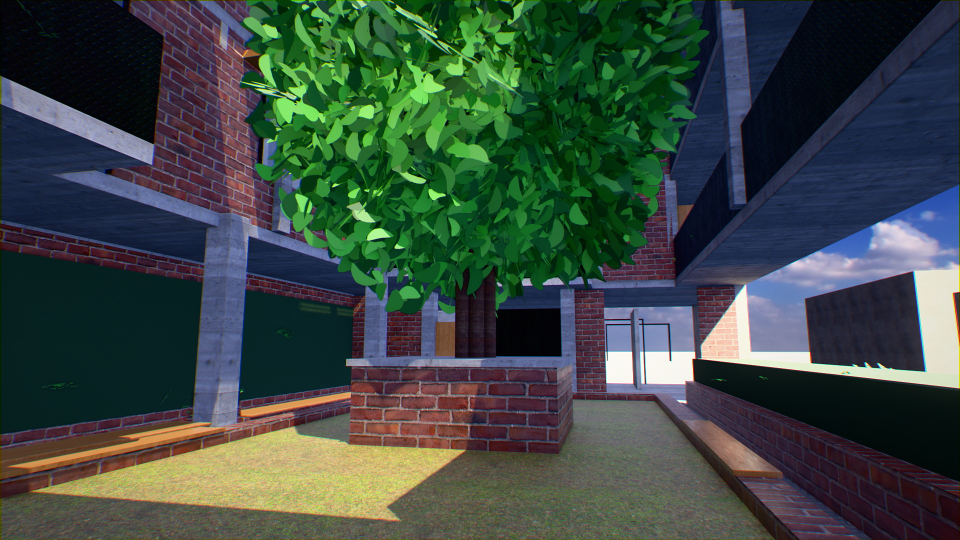
#> input picture render/delivery/01_Courtyard_Garden_16x9.jpg, 1920 x 1080 px (shown at 1/2 size); its folder holds 8 pictures in this run
$ python make_board.py
#> lines starting #> are read from the running program, lines starting #| are printed output that depends on the picture
"""
make_board.py -- A1 presentation board compositing the finished renders with the
key drawings. A single shareable image for social and for client presentation.

  python make_board.py
"""
import glob
import os
from PIL import Image, ImageDraw, ImageFont

HERE = os.path.dirname(os.path.abspath(__file__))
PROJ = os.path.normpath(os.path.join(HERE, ".."))
DEL = os.path.join(PROJ, "render", "delivery")
DRW = os.path.join(PROJ, "docs", "drawings")
OUT = os.path.join(PROJ, "docs", "presentation")
os.makedirs(OUT, exist_ok=True)

DPI = 150
MM = DPI / 25.4
SW, SH = int(841 * MM), int(594 * MM)

F_R = "C:/Windows/Fonts/arial.ttf"
F_B = "C:/Windows/Fonts/arialbd.ttf"
NAVY = (31, 58, 95)
ACCENT = (201, 123, 74)
GREY = (105, 105, 110)


def f(path, mm):
#> in load, returned value is the input picture: PIL image 1920x1080 RGB; mean R, G, B 59, 73, 65.6
    return ImageFont.truetype(path, int(mm * MM))


def fit(img, w, h):
    """Cover-fit an image into a w x h box, centre-cropped."""
#> called with w = 1152, h = 648
    iw, ih = img.size
#> iw = 1920; ih = 1080
    s = max(w / iw, h / ih)
#> s = 0.6
    nw, nh = int(iw * s + 0.5), int(ih * s + 0.5)
#> nw = 1152; nh = 648
    img = img.resize((nw, nh), Image.LANCZOS)
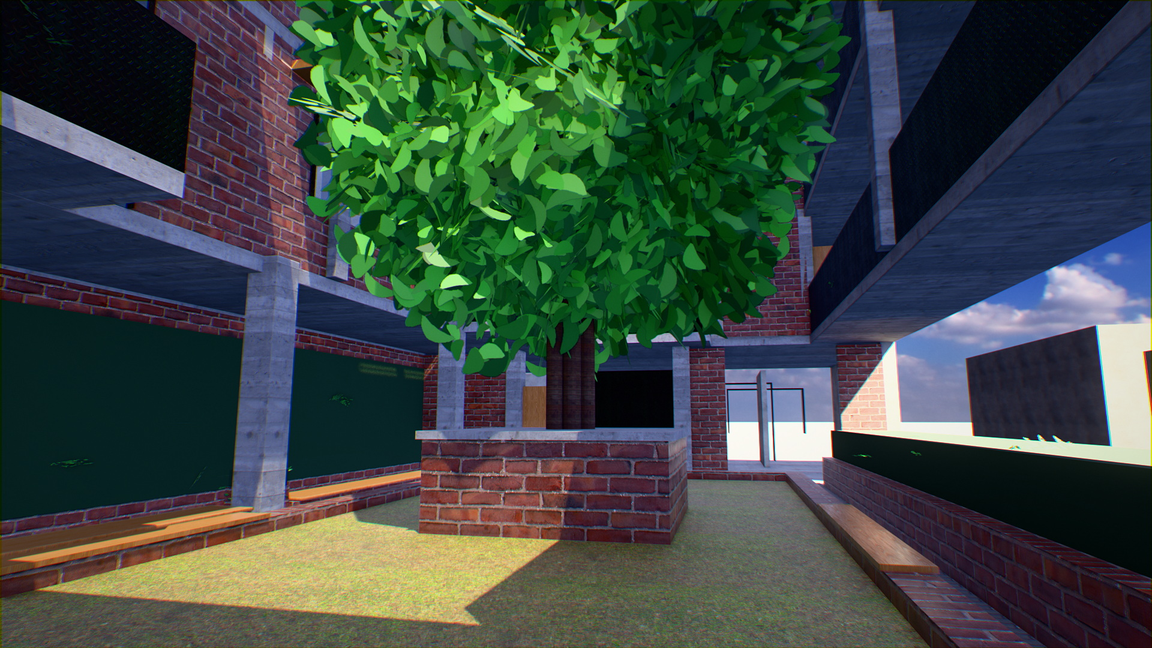
#> img: PIL image 1152x648 RGB; mean R, G, B 59.1, 73, 65.7
    x = (nw - w) // 2
#> x = 0
    y = (nh - h) // 2
#> y = 0
    return img.crop((x, y, x + w, y + h))


def contain(img, w, h):
    iw, ih = img.size
    s = min(w / iw, h / ih)
    img = img.resize((int(iw * s), int(ih * s)), Image.LANCZOS)
    out = Image.new("RGB", (w, h), (255, 255, 255))
    out.paste(img, ((w - img.size[0]) // 2, (h - img.size[1]) // 2))
    return out


def load(name):
    p = os.path.join(DEL, name)
    return Image.open(p).convert("RGB") if os.path.exists(p) else None


def main():
    board = Image.new("RGB", (SW, SH), (250, 250, 251))
    d = ImageDraw.Draw(board)

    m = 18 * MM
    d.rectangle([m, m, SW - m, SH - m], outline=(210, 210, 214), width=int(0.4 * MM))

    # ---- header --------------------------------------------------------
    d.rectangle([m, m, SW - m, m + 34 * MM], fill=NAVY)
    d.text((m + 10 * MM, m + 6 * MM), "COURTYARD APARTMENTS",
           font=f(F_B, 13), fill=(255, 255, 255))
    d.text((m + 10 * MM, m + 21 * MM),
           "15.24 x 30.48 m  (50 x 100 ft) plot  ·  Nairobi, Kenya  ·  "
           "GF + L1–L4, 13 homes, 9 basement bays",
           font=f(F_R, 5), fill=(214, 224, 238))
    d.text((SW - m - 10 * MM, m + 8 * MM), "ARCHITECTURAL PRESENTATION",
           font=f(F_B, 7), fill=ACCENT, anchor="ra")
    d.text((SW - m - 10 * MM, m + 19 * MM),
           "Issue P01  ·  October 2026  ·  renders: Blender EEVEE Next, CC0 HDRI + PBR",
           font=f(F_R, 4), fill=(200, 212, 228), anchor="ra")

    # ---- render grid ---------------------------------------------------
    top = m + 40 * MM
    gw = (SW - 2 * m - 4 * 6 * MM) / 4.0
    gh = gw * 9 / 16
    shots = ["01_Courtyard_Garden_16x9.jpg", "03_Street_Facade_16x9.jpg",
             "06_Roof_Pergola_Sunset_16x9.jpg", "07_Twilight_Street_16x9.jpg",
             "02_Courtyard_Void_Aerial_16x9.jpg", "04_LivingRoom_L3_16x9.jpg",
             "05_L3_Gallery_Overlook_16x9.jpg", "08_Aerial_Hero_16x9.jpg"]
    labels = ["COURTYARD GARDEN", "STREET ELEVATION — GOLDEN HOUR",
              "ROOF PERGOLA AT SUNSET", "BLUE HOUR",
              "COURTYARD VOID FROM ABOVE", "L3 LIVING ROOM",
              "L3 GALLERY OVERLOOK", "AERIAL THREE-QUARTER"]
    for i, (s, lab) in enumerate(zip(shots, labels)):
        r, c = divmod(i, 4)
        x = m + c * (gw + 6 * MM)
        y = top + r * (gh + 14 * MM)
        im = load(s)
        if im is None:
            continue
        board.paste(fit(im, int(gw), int(gh)), (int(x), int(y)))
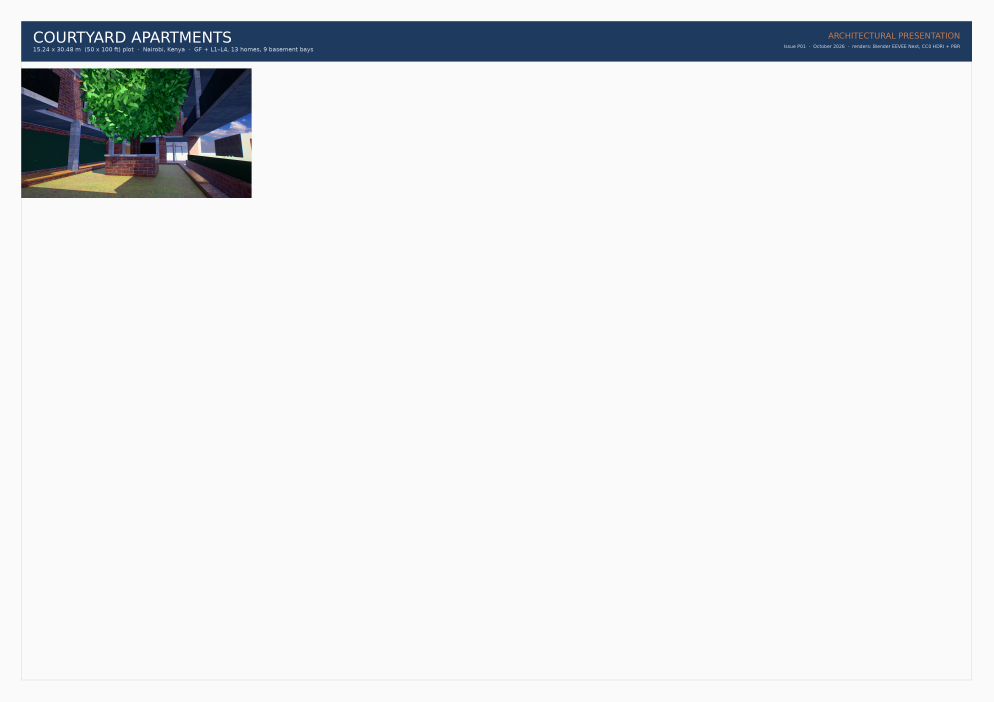
#> board: PIL image 4966x3507 RGB (shown at 1/5 size); mean R, G, B 230.1, 232.1, 234.7
        d.rectangle([x, y, x + gw, y + gh], outline=(255, 255, 255), width=int(0.5 * MM))
        d.text((x, y + gh + 1.6 * MM), lab, font=f(F_B, 3.4), fill=NAVY)
#> pass 2 of the loop in main, `for i, (s, lab) in enumerate(zip(shots, labels)):`:
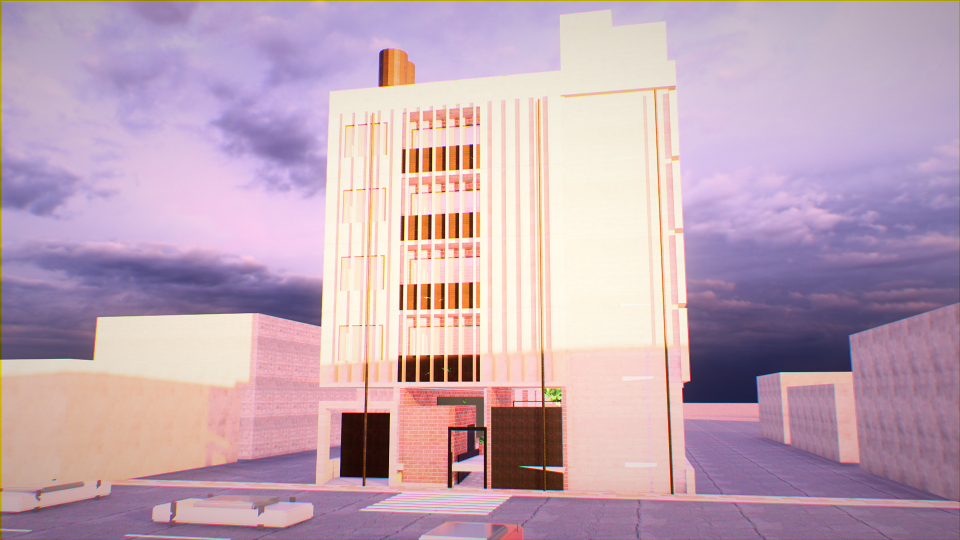
#> input picture render/delivery/03_Street_Facade_16x9.jpg, 1920 x 1080 px (shown at 1/2 size)
#> in load, returned value is the input picture: PIL image 1920x1080 RGB; mean R, G, B 192.8, 165.4, 181.1
#> in fit (call 2), `img = img.resize((nw, nh), Image.LANCZOS)`:
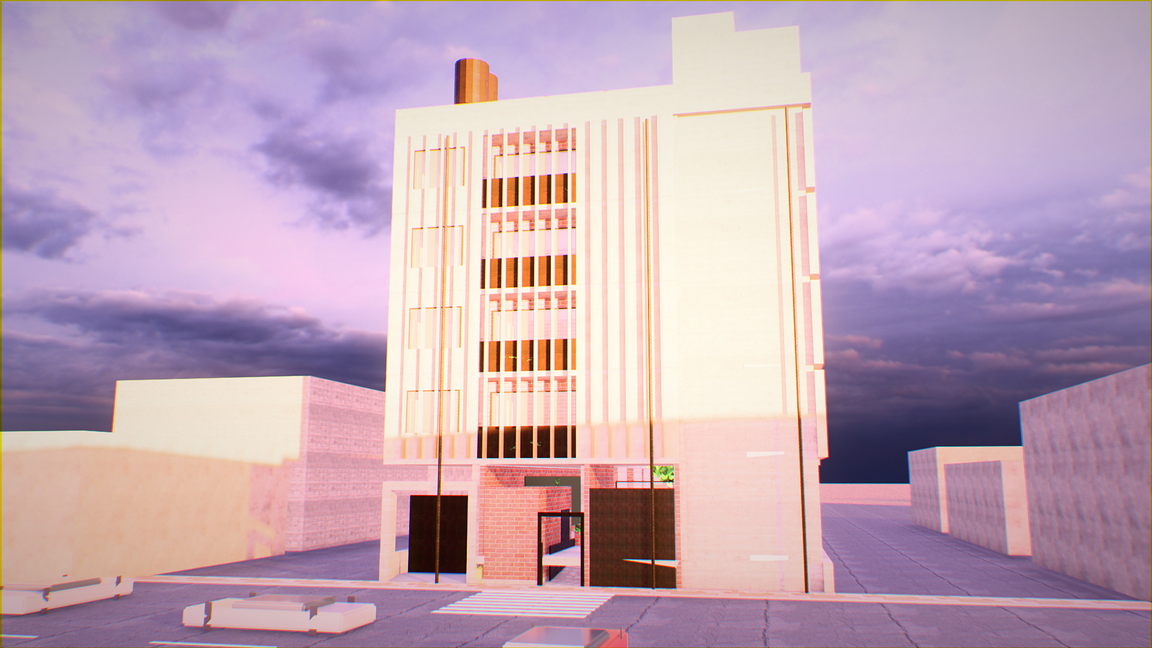
#> img: PIL image 1152x648 RGB; mean R, G, B 192.8, 165.4, 181.1
#> in main, `board.paste(fit(im, int(gw), int(gh)), (int(x), int(y)))`:
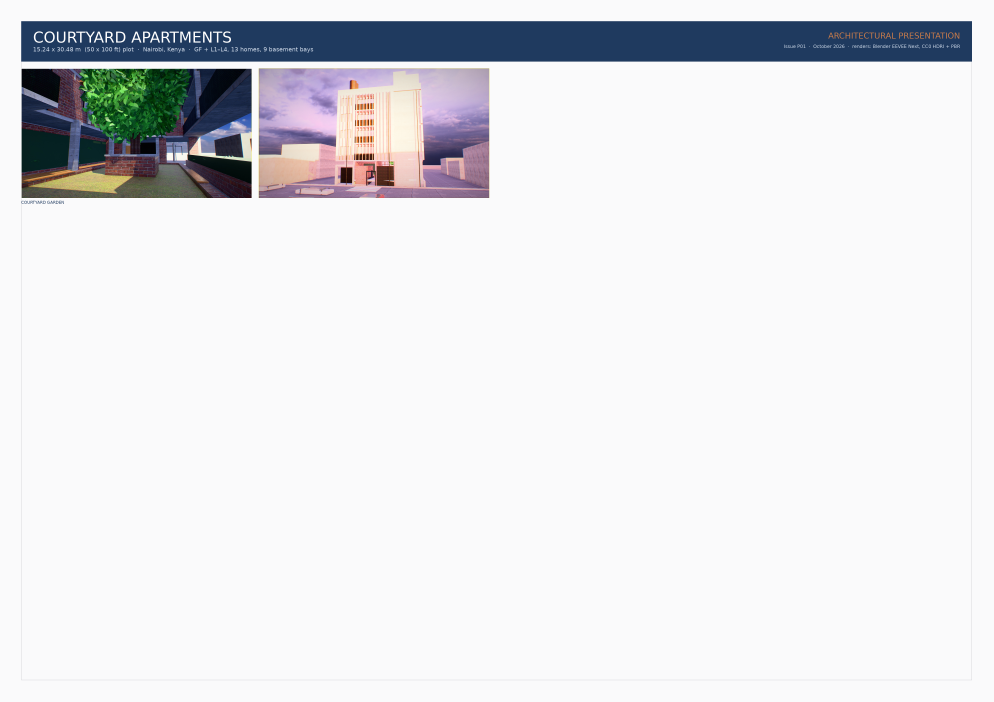
#> board: PIL image 4966x3507 RGB (shown at 1/5 size); mean R, G, B 227.7, 228.5, 231.7
#> pass 3 of the loop in main, `for i, (s, lab) in enumerate(zip(shots, labels)):`:
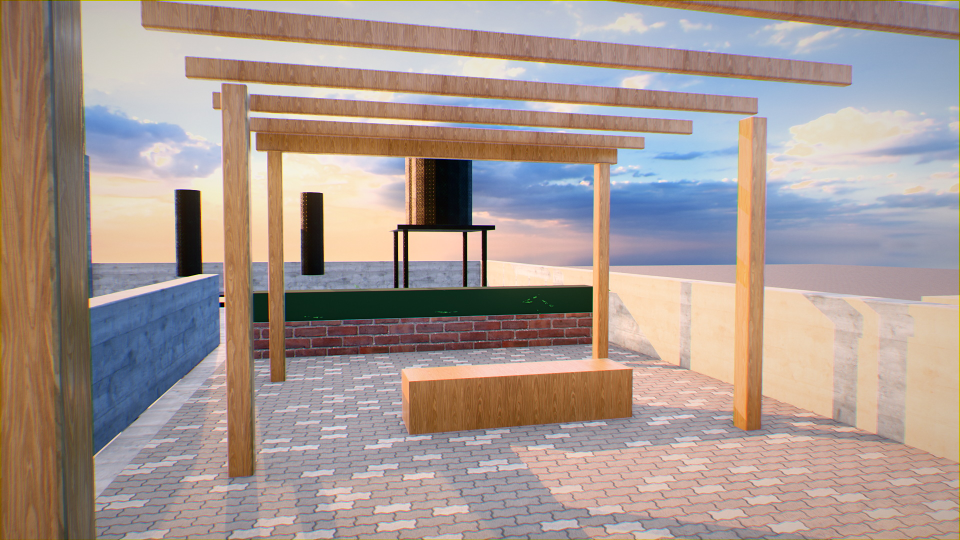
#> input picture render/delivery/06_Roof_Pergola_Sunset_16x9.jpg, 1920 x 1080 px (shown at 1/2 size)
#> in load, returned value is the input picture: PIL image 1920x1080 RGB; mean R, G, B 167.2, 151.4, 145
#> in fit (call 3), `img = img.resize((nw, nh), Image.LANCZOS)`:
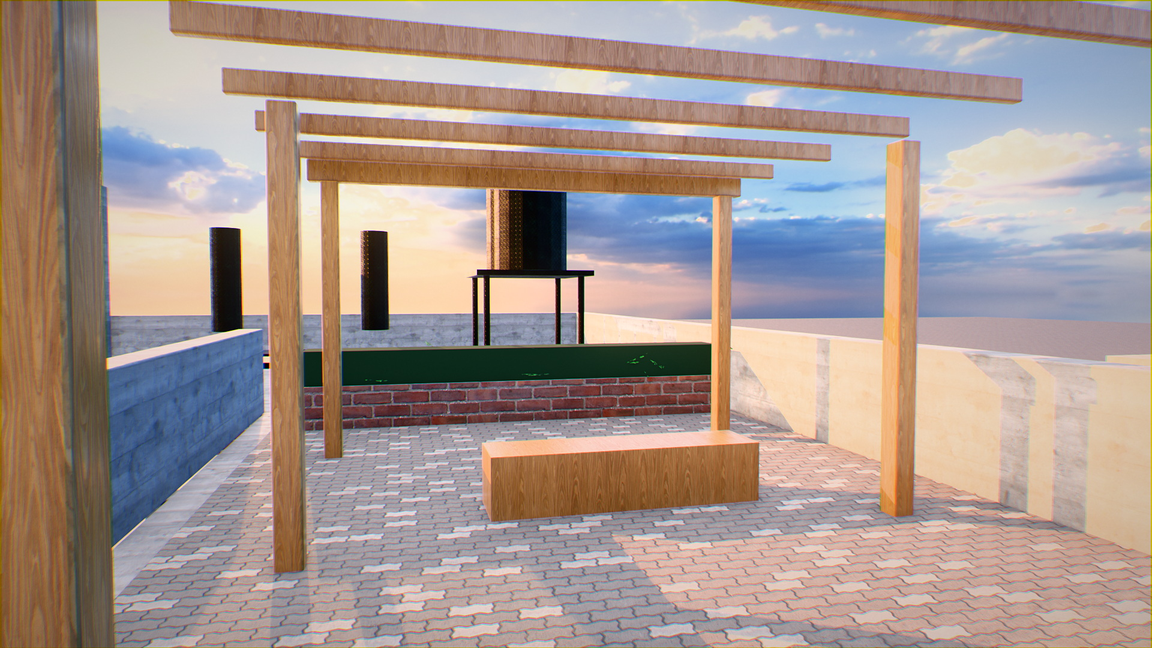
#> img: PIL image 1152x648 RGB; mean R, G, B 167.2, 151.4, 145
#> in main, `board.paste(fit(im, int(gw), int(gh)), (int(x), int(y)))`:
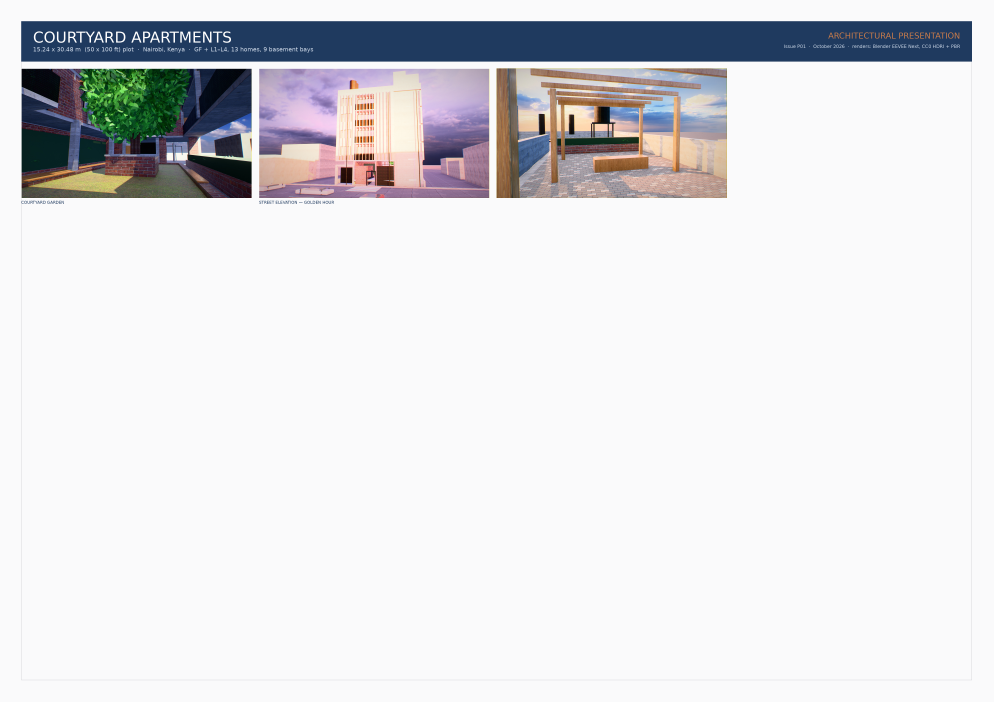
#> board: PIL image 4966x3507 RGB (shown at 1/5 size); mean R, G, B 224.1, 224.3, 227.2
#> the loop made 8 passes; the first 3 are shown
    bottom_of_grid = top + 2 * (gh + 14 * MM)
#> bottom_of_grid = 1804.9

    # ---- drawings strip ------------------------------------------------
    dy = bottom_of_grid + 4 * MM
#> dy = 1828.5
    dh = SH - m - 12 * MM - dy
#> dh = 1501.3
    if dh > 40 * MM:
        dw = dh * 1.414
#> dw = 2122.8
        for i, (sheet, lab) in enumerate([
                ("S03.png", "GROUND FLOOR PLAN"),
                ("S04.png", "TYPICAL UPPER FLOOR PLAN"),
                ("S06.png", "SECTIONS A-A / B-B")]):
            p = os.path.join(DRW, sheet)
            if not os.path.exists(p):
                continue
            x = m + i * (dw + 6 * MM)
            if x + dw > SW - m - 92 * MM:
                break
            board.paste(contain(Image.open(p).convert("RGB"), int(dw), int(dh)),
                        (int(x), int(dy)))
            d.rectangle([x, dy, x + dw, dy + dh], outline=(205, 205, 210),
                        width=int(0.3 * MM))
            d.text((x, dy + dh + 1.4 * MM), lab, font=f(F_B, 3.2), fill=GREY)
#> pass 2 of the loop in main, `for i, (sheet, lab) in enumerate([`:
#> pass 3 of the loop in main, `for i, (sheet, lab) in enumerate([`:

    # ---- key data panel ------------------------------------------------
    px = SW - m - 86 * MM
    pw = 86 * MM - 2 * MM
    d.rectangle([px, dy, px + pw, dy + dh], fill=(242, 243, 245),
                outline=(205, 205, 210), width=int(0.3 * MM))
    d.text((px + 4 * MM, dy + 4 * MM), "KEY DATA", font=f(F_B, 4.4), fill=NAVY)
    rows = [
        ("Plot", "15.24 x 30.48 m"),
        ("Storeys", "GF + L1–L4 + roof"),
        ("Dwellings", "13 (1 + 3 per floor)"),
        ("Parking", "9 bays, 1 accessible, 1 EV"),
        ("Courtyard", "112.1 m2 open to sky"),
        ("GFA", "1,363 m2 (1,983 m2 incl. B1)"),
        ("Cost / m2", "KES 241,700 excl. basement"),
        ("Cost / home", "KES 25.3 M"),
        ("Structure", "RC frame, flat slabs"),
        ("External walls", "200 mm quarry stone, ISSB"),
        ("Sun shading", "timber fins W, hoods S"),
        ("Code", "Kenya NBC 2024"),
    ]
    yy = dy + 12 * MM
#> yy = 1899.4
    for k, v in rows:
        d.text((px + 4 * MM, yy), k, font=f(F_B, 3.2), fill=GREY)
        d.text((px + 4 * MM, yy + 3.8 * MM), v, font=f(F_R, 3.4), fill=(20, 20, 24))
        yy += 9.2 * MM
#> this loop made 12 passes
#> yy on passes 1 to 12: 1953.7, 2008.1, 2062.4, 2116.7, 2171, 2225.4, 2279.7, 2334, 2388.4, 2442.7, 2497, 2551.4

    out = os.path.join(OUT, "Courtyard Apartments - Presentation Board.jpg")
    board.save(out, quality=92, subsampling=1, optimize=True)
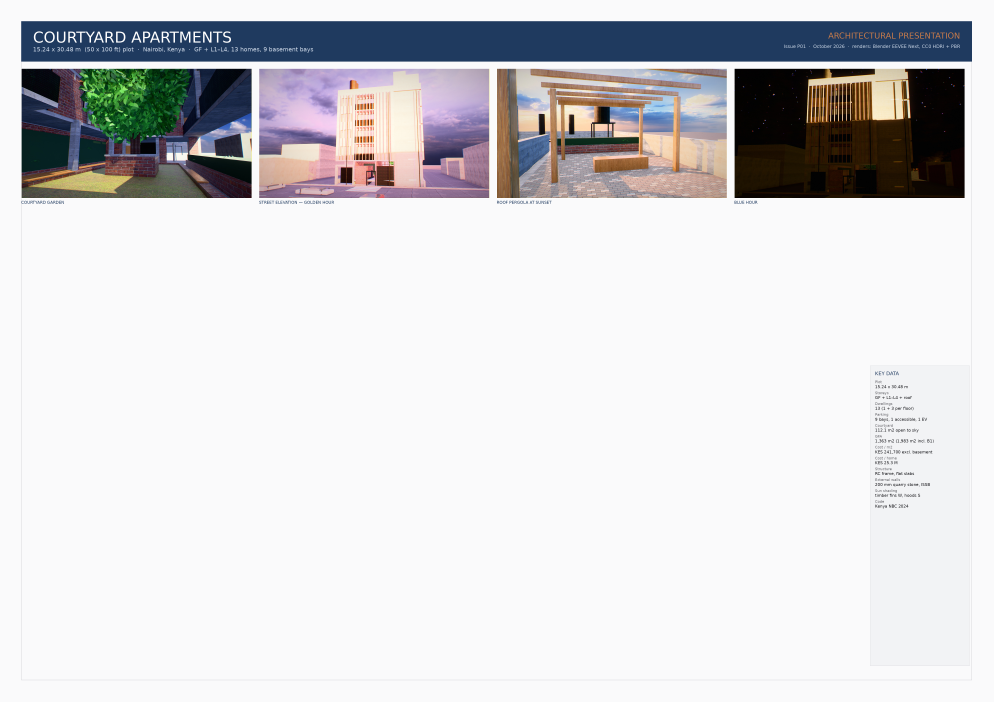
#> saved as Courtyard Apartments - Presentation Board.jpg: PIL image 4966x3507 RGB (shown at 1/5 size); mean R, G, B 214.8, 214.5, 216.8
    print(f"wrote {out}  ({os.path.getsize(out)/1e6:.1f} MB)")

    small = os.path.join(OUT, "Courtyard Apartments - Presentation Board (web).jpg")
    board.resize((1920, int(1920 * SH / SW)), Image.LANCZOS).save(
        small, quality=88, optimize=True)
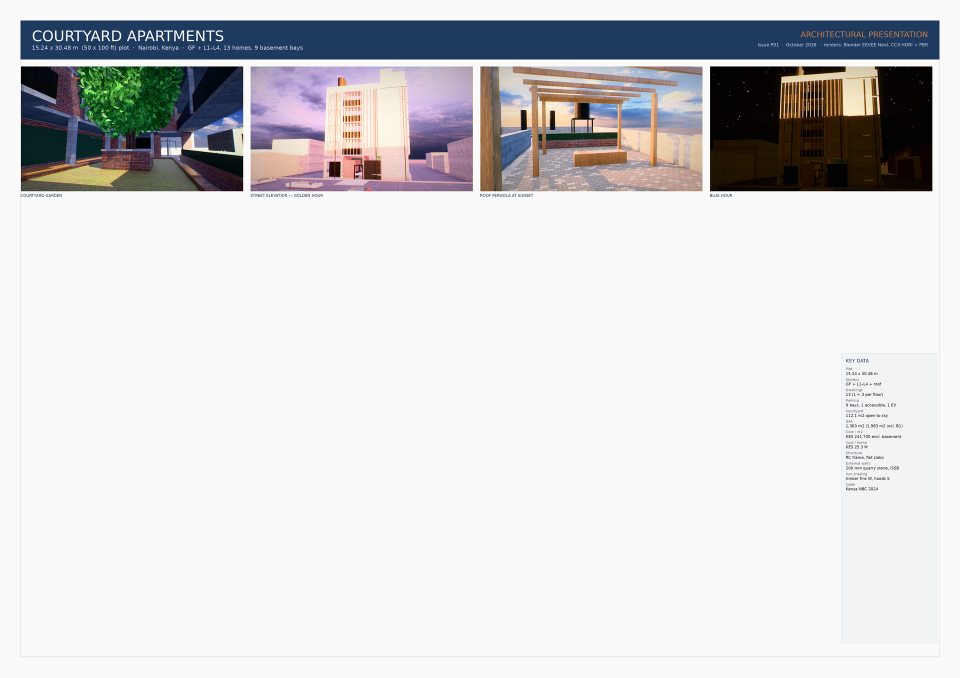
#> saved as Courtyard Apartments - Presentation Board (web).jpg: PIL image 1920x1355 RGB (shown at 1/2 size); mean R, G, B 214.7, 214.4, 216.8
    print(f"wrote {small}  ({os.path.getsize(small)/1e6:.1f} MB)")


if __name__ == "__main__":
    main()
